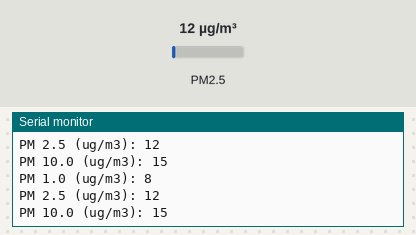
Recording of a sketch running on a simulated Arduino Uno, built with avr-gcc and run on an emulated ATmega328P. Shown: the last lines printed to the serial monitor. The test bench sets the inputs (shaded band); at power-on: PM2.5 12 µg/m³.

Above: at 2.8 s.
2.9 s: PM2.5 set to 6 µg/m³
At 3.8 s:
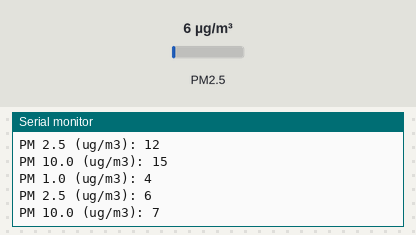
4.4 s: PM2.5 set to 75 µg/m³
At 5.8 s:
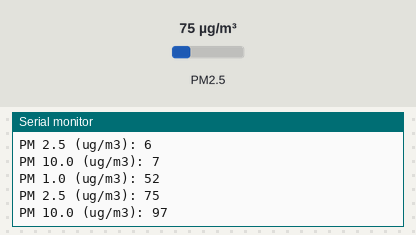
Timing chart, 0 to 7.4 s (numbered marks = the images above; inputs shaded):
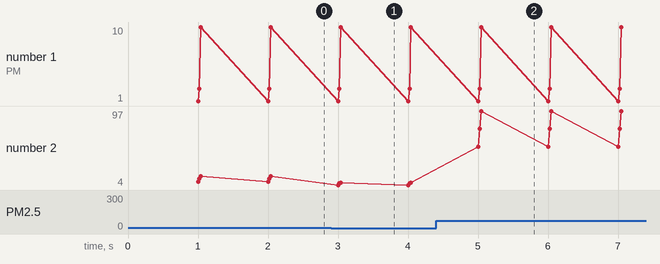

The sketch:

testepms.ino
```cpp
#include <SoftwareSerial.h>
#include "PMS.h"

SoftwareSerial pmsSerial(13, 15); //tx - D8, rx - D7
//SoftwareSerial(rxPin, txPin), I used D8 for RX and D7 for TX (esp8266) and connected TX on PMS5003 to D8

PMS pms(pmsSerial);
PMS::DATA data;

void setup(){
  Serial.begin(9600);
  pmsSerial.begin(9600);
}

void loop(){
  //Serial.println(pms.read(data));
  //delay(100);
  if (pms.read(data)){
    Serial.print("PM 1.0 (ug/m3): ");
    Serial.println(data.PM_AE_UG_1_0);

    Serial.print("PM 2.5 (ug/m3): ");
    Serial.println(data.PM_AE_UG_2_5);

    Serial.print("PM 10.0 (ug/m3): ");
    Serial.println(data.PM_AE_UG_10_0);

    Serial.println();
  }
}
```

Measured:
- after the input at 2.9 s, the serial monitor: prints a new line after 0.10 s (image 1)
- after the input at 4.4 s, the serial monitor: prints a new line after 0.60 s (image 2)
- plotted number 2: 15 → 7 after the input at 2.9 s, 7 → 97 after the input at 4.4 s
